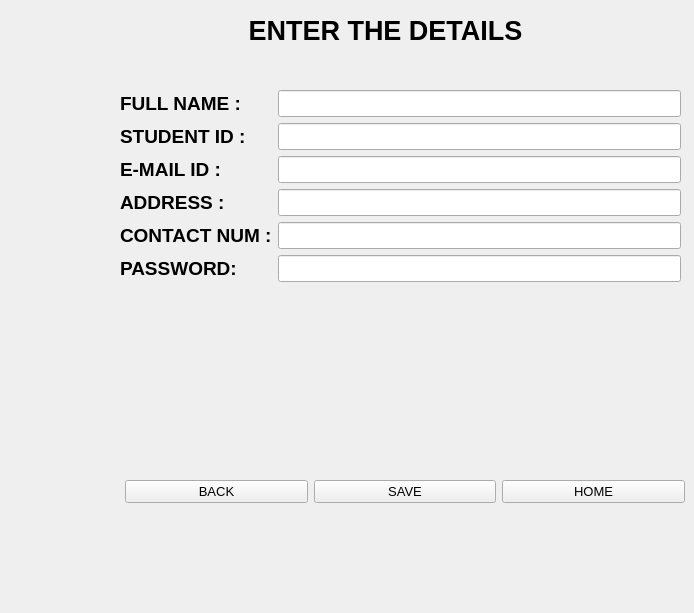
   <widget class="QWidget" name="page_2">
    <widget class="QLabel" name="label_3">
     <property name="geometry">
      <rect>
       <x>230</x>
       <y>10</y>
       <width>311</width>
       <height>41</height>
      </rect>
     </property>
     <property name="styleSheet">
      <string notr="true">color: rgb(0, 0, 0);</string>
     </property>
     <property name="text">
      <string>&lt;html&gt;&lt;head/&gt;&lt;body&gt;&lt;p align=&quot;center&quot;&gt;&lt;span style=&quot; font-size:20pt; font-weight:700;&quot;&gt;ENTER THE DETAILS&lt;/span&gt;&lt;/p&gt;&lt;/body&gt;&lt;/html&gt;</string>
     </property>
    </widget>
    <widget class="QWidget" name="formLayoutWidget">
     <property name="geometry">
      <rect>
       <x>120</x>
       <y>90</y>
       <width>561</width>
       <height>278</height>
      </rect>
     </property>
     <layout class="QFormLayout" name="formLayout">
      <item row="0" column="0">
       <widget class="QLabel" name="label_4">
        <property name="styleSheet">
         <string notr="true">color: rgb(0, 0, 0);</string>
        </property>
        <property name="text">
         <string>&lt;html&gt;&lt;head/&gt;&lt;body&gt;&lt;p&gt;&lt;span style=&quot; font-size:14pt; font-weight:700;&quot;&gt;FULL NAME :&lt;/span&gt;&lt;/p&gt;&lt;/body&gt;&lt;/html&gt;</string>
        </property>
       </widget>
      </item>
      <item row="0" column="1">
       <widget class="QLineEdit" name="lineEdit">
        <property name="font">
         <font>
          <pointsize>12</pointsize>
         </font>
        </property>
        <property name="styleSheet">
         <string notr="true">color: rgb(0, 0, 0);
</string>
        </property>
        <property name="placeholderText">
         <string/>
        </property>
       </widget>
      </item>
      <item row="1" column="0">
       <widget class="QLabel" name="label_5">
        <property name="font">
         <font>
          <pointsize>12</pointsize>
         </font>
        </property>
        <property name="styleSheet">
         <string notr="true">color: rgb(0, 0, 0);</string>
        </property>
        <property name="text">
         <string>&lt;html&gt;&lt;head/&gt;&lt;body&gt;&lt;p&gt;&lt;span style=&quot; font-size:14pt; font-weight:700;&quot;&gt;STUDENT ID :&lt;/span&gt;&lt;/p&gt;&lt;/body&gt;&lt;/html&gt;</string>
        </property>
       </widget>
      </item>
      <item row="1" column="1">
       <widget class="QLineEdit" name="lineEdit_2">
        <property name="font">
         <font>
          <pointsize>12</pointsize>
         </font>
        </property>
        <property name="styleSheet">
         <string notr="true">color: rgb(0, 0, 0);</string>
        </property>
        <property name="placeholderText">
         <string/>
        </property>
       </widget>
      </item>
      <item row="2" column="0">
       <widget class="QLabel" name="label_6">
        <property name="font">
         <font>
          <pointsize>12</pointsize>
         </font>
        </property>
        <property name="styleSheet">
         <string notr="true">color: rgb(0, 0, 0);</string>
        </property>
        <property name="text">
         <string>&lt;html&gt;&lt;head/&gt;&lt;body&gt;&lt;p&gt;&lt;span style=&quot; font-size:14pt; font-weight:700;&quot;&gt;E-MAIL ID :&lt;/span&gt;&lt;/p&gt;&lt;/body&gt;&lt;/html&gt;</string>
        </property>
       </widget>
      </item>
      <item row="2" column="1">
       <widget class="QLineEdit" name="lineEdit_3">
        <property name="font">
         <font>
          <pointsize>12</pointsize>
         </font>
        </property>
        <property name="styleSheet">
         <string notr="true">color: rgb(0, 0, 0);</string>
        </property>
        <property name="placeholderText">
         <string/>
        </property>
       </widget>
      </item>
      <item row="3" column="0">
       <widget class="QLabel" name="label_7">
        <property name="font">
         <font>
          <pointsize>12</pointsize>
         </font>
        </property>
        <property name="styleSheet">
         <string notr="true">color: rgb(0, 0, 0);</string>
        </property>
        <property name="text">
         <string>&lt;html&gt;&lt;head/&gt;&lt;body&gt;&lt;p&gt;&lt;span style=&quot; font-size:14pt; font-weight:700;&quot;&gt;ADDRESS :&lt;/span&gt;&lt;/p&gt;&lt;/body&gt;&lt;/html&gt;</string>
        </property>
       </widget>
      </item>
      <item row="3" column="1">
       <widget class="QLineEdit" name="lineEdit_4">
        <property name="font">
         <font>
          <pointsize>12</pointsize>
         </font>
        </property>
        <property name="styleSheet">
         <string notr="true">color: rgb(0, 0, 0);</string>
        </property>
        <property name="placeholderText">
         <string/>
        </property>
       </widget>
      </item>
      <item row="4" column="0">
       <widget class="QLabel" name="departmentLabel">
        <property name="font">
         <font>
          <pointsize>12</pointsize>
         </font>
        </property>
        <property name="styleSheet">
         <string notr="true">color: rgb(0, 0, 0);</string>
        </property>
        <property name="text">
         <string>&lt;html&gt;&lt;head/&gt;&lt;body&gt;&lt;p&gt;&lt;span style=&quot; font-size:14pt; font-weight:700;&quot;&gt;CONTACT NUM :&lt;/span&gt;&lt;/p&gt;&lt;/body&gt;&lt;/html&gt;</string>
        </property>
       </widget>
      </item>
      <item row="4" column="1">
       <widget class="QLineEdit" name="lineEdit_5">
        <property name="font">
         <font>
          <pointsize>12</pointsize>
         </font>
        </property>
        <property name="styleSheet">
         <string notr="true">color: rgb(0, 0, 0);</string>
        </property>
        <property name="text">
         <string/>
        </property>
        <property name="placeholderText">
         <string/>
        </property>
       </widget>
      </item>
      <item row="6" column="0">
       <widget class="QLabel" name="label_8">
        <property name="text">
         <string/>
        </property>
       </widget>
      </item>
      <item row="5" column="0">
       <widget class="QLabel" name="departmentLabel_2">
        <property name="font">
         <font>
          <pointsize>12</pointsize>
         </font>
        </property>
        <property name="styleSheet">
         <string notr="true">color: rgb(0, 0, 0);</string>
        </property>
        <property name="text">
         <string>&lt;html&gt;&lt;head/&gt;&lt;body&gt;&lt;p&gt;&lt;span style=&quot; font-size:14pt; font-weight:700;&quot;&gt;PASSWORD:&lt;/span&gt;&lt;/p&gt;&lt;/body&gt;&lt;/html&gt;</string>
        </property>
       </widget>
      </item>
      <item row="5" column="1">
       <widget class="QLineEdit" name="lineEdit_19">
        <property name="font">
         <font>
          <pointsize>12</pointsize>
         </font>
        </property>
        <property name="styleSheet">
         <string notr="true">color: rgb(0, 0, 0);</string>
        </property>
        <property name="text">
         <string/>
        </property>
        <property name="placeholderText">
         <string/>
        </property>
       </widget>
      </item>
     </layout>
    </widget>
    <widget class="QWidget" name="layoutWidget_2">
     <property name="geometry">
      <rect>
       <x>125</x>
       <y>380</y>
       <width>560</width>
       <height>224</height>
      </rect>
     </property>
     <property name="font">
      <font>
       <pointsize>10</pointsize>
      </font>
     </property>
     <layout class="QHBoxLayout" name="horizontalLayout_4">
      <item>
       <widget class="QPushButton" name="back2">
        <property name="font">
         <font>
          <pointsize>10</pointsize>
         </font>
        </property>
        <property name="styleSheet">
         <string notr="true">color: rgb(0, 0, 0);</string>
        </property>
        <property name="text">
         <string>BACK</string>
        </property>
       </widget>
      </item>
      <item>
       <widget class="QPushButton" name="save1">
        <property name="font">
         <font>
          <pointsize>10</pointsize>
         </font>
        </property>
        <property name="styleSheet">
         <string notr="true">color: rgb(0, 0, 0);</string>
        </property>
        <property name="text">
         <string>SAVE</string>
        </property>
       </widget>
      </item>
      <item>
       <widget class="QPushButton" name="home2">
        <property name="font">
         <font>
          <pointsize>10</pointsize>
         </font>
        </property>
        <property name="styleSheet">
         <string notr="true">color: rgb(0, 0, 0);</string>
        </property>
        <property name="text">
         <string>HOME</string>
        </property>
       </widget>
      </item>
     </layout>
    </widget>
   </widget>
